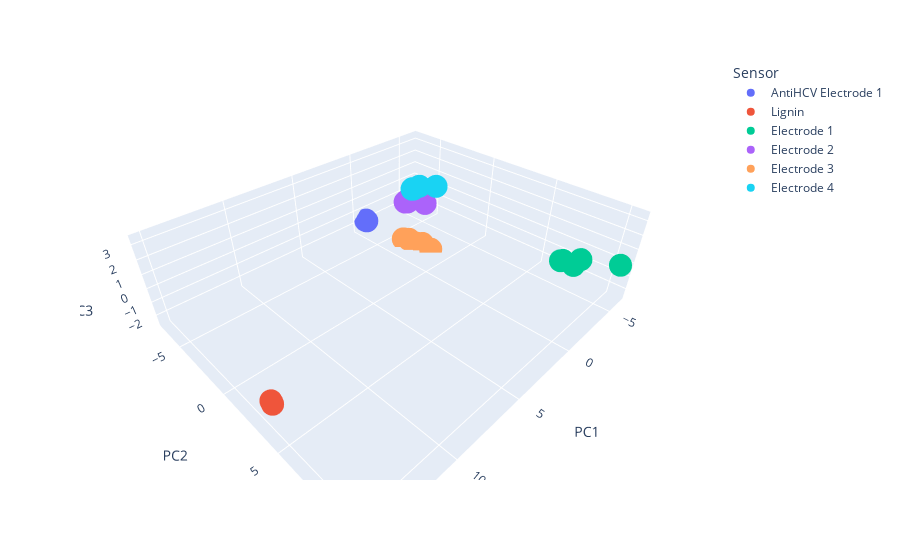

The notebook cell this image was saved under:
### Code cell
# 4. Scores plot
# check API documentation for plotly.express https://plotly.com/python/3d-scatter-plots

import plotly.express as px

fig = px.scatter_3d(df_scores, x='PC1', y='PC2', z='PC3', color='Sensor')
fig.show()

### Figure 1 — Plotly figure (JSON) as saved in the notebook; plotly's stock layout.template omitted (floating-point values rounded to 4 significant figures)
{"data": [{"hovertemplate": "Sensor=AntiHCV Electrode 1<br>PC1=%{x}<br>PC2=%{y}<br>PC3=%{z}<extra></extra>", "legendgroup": "AntiHCV Electrode 1", "marker": {"color": "#636efa", "symbol": "circle"}, "mode": "markers", "name": "AntiHCV Electrode 1", "scene": "scene", "showlegend": true, "type": "scatter3d", "x": [-0.7151, -0.7414, -0.755], "y": [-7.088, -7.095, -7.021], "z": [-1.828, -1.808, -1.857]}, {"hovertemplate": "Sensor=Lignin<br>PC1=%{x}<br>PC2=%{y}<br>PC3=%{z}<extra></extra>", "legendgroup": "Lignin", "marker": {"color": "#EF553B", "symbol": "circle"}, "mode": "markers", "name": "Lignin", "scene": "scene", "showlegend": true, "type": "scatter3d", "x": [14.96, 14.95, 14.95], "y": [4.025, 3.961, 3.901], "z": [-0.7406, -0.6626, -0.6228]}, {"hovertemplate": "Sensor=Electrode 1<br>PC1=%{x}<br>PC2=%{y}<br>PC3=%{z}<extra></extra>", "legendgroup": "Electrode 1", "marker": {"color": "#00cc96", "symbol": "circle"}, "mode": "markers", "name": "Electrode 1", "scene": "scene", "showlegend": true, "type": "scatter3d", "x": [-5.437, -5.085, -5.199, -5.519, -6.168], "y": [7.93, 7.166, 7.261, 8.288, 10.54], "z": [-1.042, -0.8723, -0.8545, -0.4525, -0.1071]}, {"hovertemplate": "Sensor=Electrode 2<br>PC1=%{x}<br>PC2=%{y}<br>PC3=%{z}<extra></extra>", "legendgroup": "Electrode 2", "marker": {"color": "#ab63fa", "symbol": "circle"}, "mode": "markers", "name": "Electrode 2", "scene": "scene", "showlegend": true, "type": "scatter3d", "x": [-0.5831, -0.6901, -0.7807, -0.873, -1.023], "y": [-2.58, -2.801, -2.65, -2.22, -1.253], "z": [1.571, 1.363, 1.4, 1.769, 1.711]}, {"hovertemplate": "Sensor=Electrode 3<br>PC1=%{x}<br>PC2=%{y}<br>PC3=%{z}<extra></extra>", "legendgroup": "Electrode 3", "marker": {"color": "#FFA15A", "symbol": "circle"}, "mode": "markers", "name": "Electrode 3", "scene": "scene", "showlegend": true, "type": "scatter3d", "x": [-1.423, -1.515, -1.851, -2.055, -2.168], "y": [-3.68, -3.184, -2.835, -2.314, -1.563], "z": [-2.331, -2.195, -2.505, -2.407, -2.629]}, {"hovertemplate": "Sensor=Electrode 4<br>PC1=%{x}<br>PC2=%{y}<br>PC3=%{z}<extra></extra>", "legendgroup": "Electrode 4", "marker": {"color": "#19d3f3", "symbol": "circle"}, "mode": "markers", "name": "Electrode 4", "scene": "scene", "showlegend": true, "type": "scatter3d", "x": [-0.283, -0.2811, -0.347, -0.5351, -0.84], "y": [-1.75, -1.773, -1.724, -1.357, -0.19], "z": [2.893, 2.841, 2.846, 3.116, 3.404]}], "layout": {"legend": {"title": {"text": "Sensor"}, "tracegroupgap": 0}, "margin": {"t": 60}, "scene": {"domain": {"x": [0, 1], "y": [0, 1]}, "xaxis": {"title": {"text": "PC1"}}, "yaxis": {"title": {"text": "PC2"}}, "zaxis": {"title": {"text": "PC3"}}}}}
